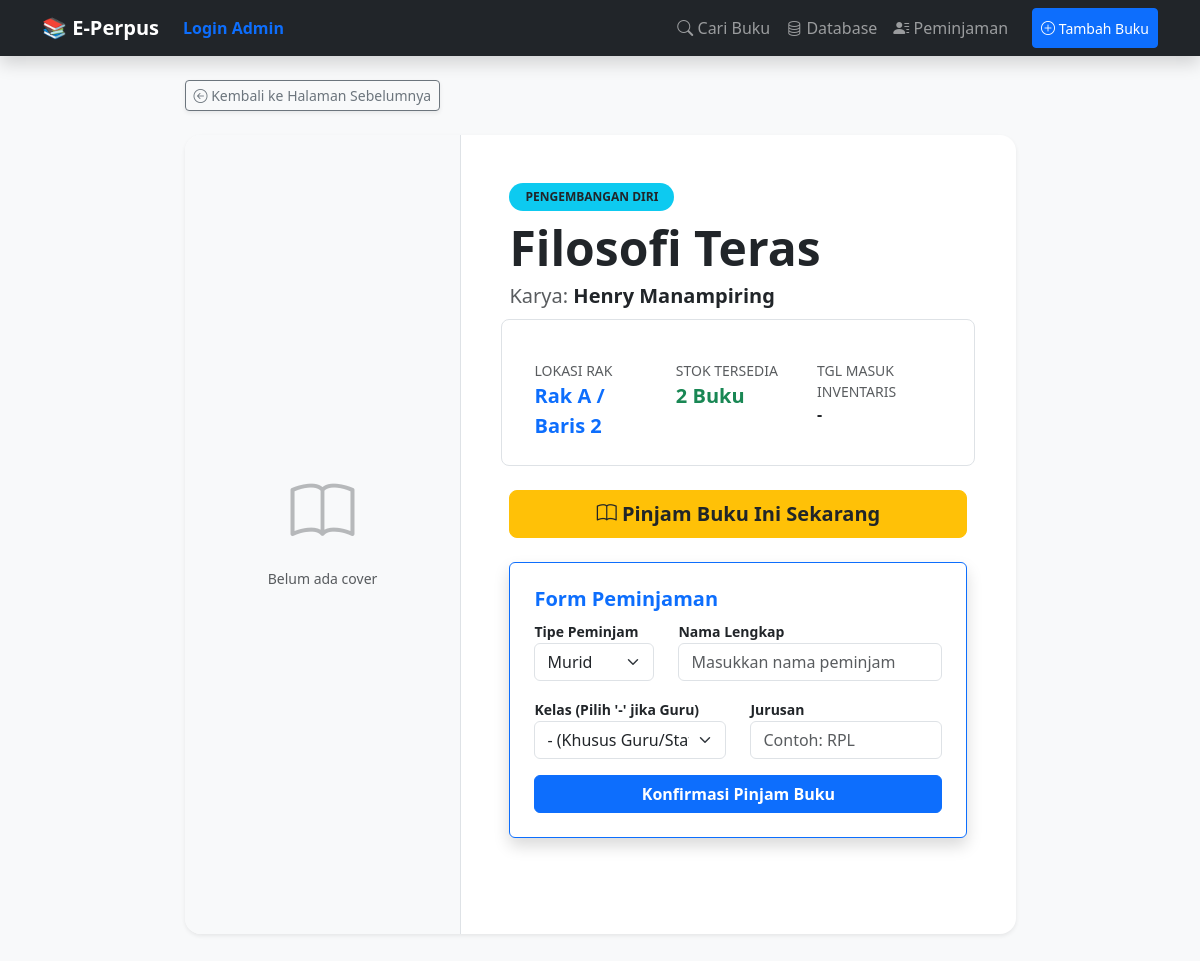
The page /buku/2 on the database as committed earlier.
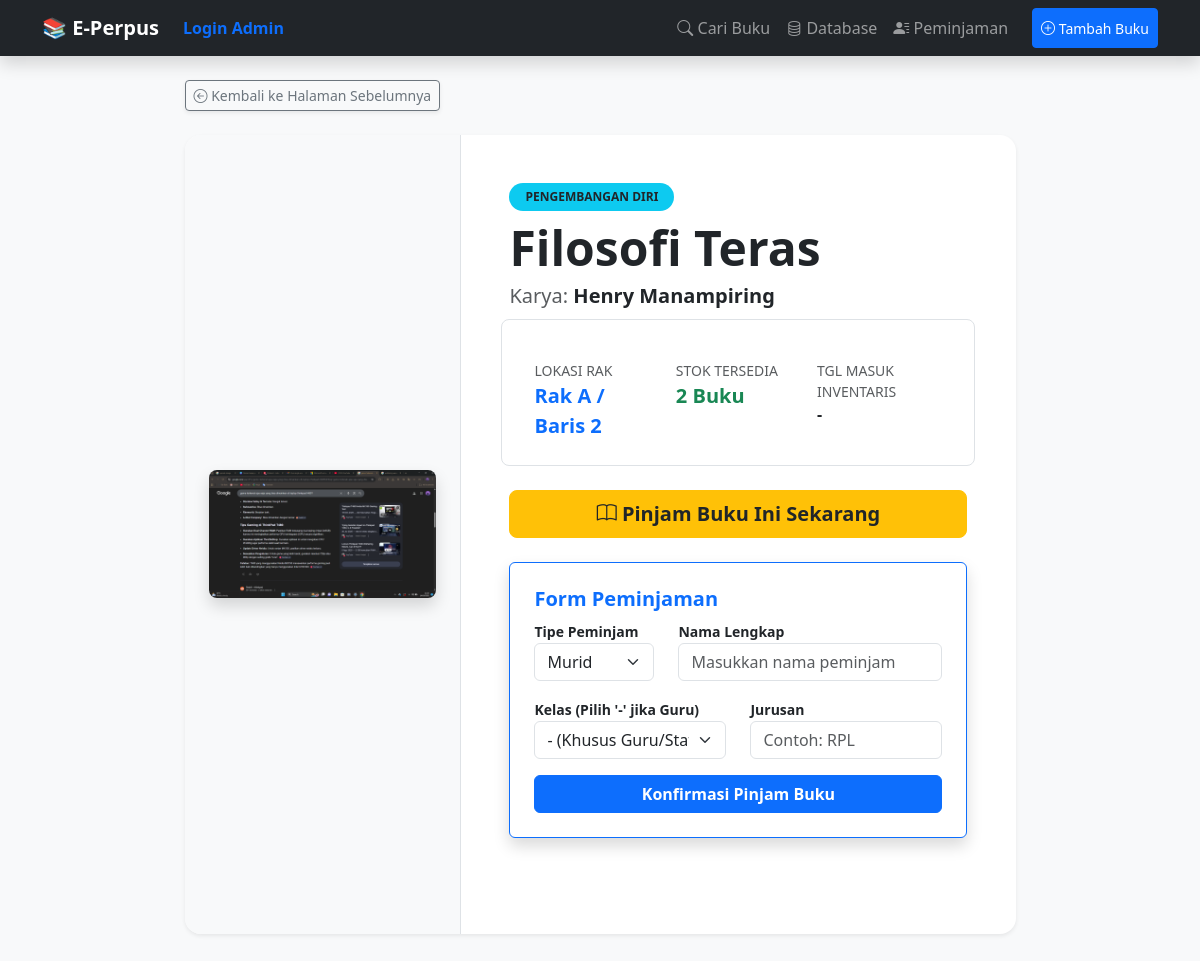
The same page on the database as committed later.
### tables this page shows
CREATE TABLE buku (
            id INTEGER PRIMARY KEY AUTOINCREMENT,
            judul TEXT NOT NULL,
            penulis TEXT,
            kategori TEXT,
            kode_rak TEXT, -- A (Rak Besar)
            baris_rak INTEGER, -- 1 (Barisan rak dari paling atas)
            stok INTEGER DEFAULT 1,
            tanggal_masuk DATE,
            cover_img TEXT
        );

### app.py (the view)
@app.route('/buku/<int:id>')
def detail_buku(id):
    conn = get_db_connection()
    buku = conn.execute('SELECT * FROM buku WHERE id = ?', (id,)).fetchone()
    conn.close()
    back_url = request.referrer if request.referrer else url_for('index')
    return render_template('detail_buku.html', buku=buku, back_url=back_url)

### app.py (called while the page is built)
def get_db_connection():
    base_dir = os.path.dirname(os.path.abspath(__file__))
    db_path = os.path.join(base_dir, 'perpustakaan.db')
    conn = sqlite3.connect(db_path)
    conn.row_factory = sqlite3.Row
    return conn

### templates/detail_buku.html (shortened to what this page needs)
{% extends 'layout.html' %}
{% block content %}
<div class="row justify-content-center mt-4">
    <div class="col-md-9">
        <div class="mb-4 d-flex justify-content-between align-items-center">
            <a href="{{ back_url }}" class="btn btn-outline-secondary btn-sm shadow-sm">
                <i class="bi bi-arrow-left-circle"></i> Kembali ke Halaman Sebelumnya
            </a>
        </div>
        <div class="card shadow-sm border-0 rounded-4 overflow-hidden mb-5">
            <div class="row g-0">
                <div class="col-md-4 p-4 text-center bg-light border-end d-flex flex-column align-items-center justify-content-center">
                    {% if session.get('logged_in') %}
                        {% if buku.cover_img %}
                            <img src="{{ url_for('static', filename='covers/' + buku.cover_img) }}"
                                alt="Cover {{ buku.judul }}"
                                class="img-fluid rounded-3 shadow"
                                style="max-height: 400px; width: 100%; object-fit: cover;">
                            <div class="mt-3 w-100">
                                <button class="btn btn-outline-primary btn-sm" data-bs-toggle="collapse" data-bs-target="#formGantiCover">
                                    Ganti Cover
                                </button>
                                <div class="collapse mt-2" id="formGantiCover">
                                    <form action="/buku/{{ buku.id }}/upload_cover" method="POST" enctype="multipart/form-data">
                                        <input type="file" name="cover_file" class="form-control form-control-sm mb-2" accept="image/*" required>
                                        <button type="submit" class="btn btn-primary btn-sm w-100">Unggah Gambar Baru</button>
                                    </form>
                                </div>
                            </div>
                        {% else %}
                            <div class="w-100 border-4 border-dashed rounded-3 p-4 text-muted d-flex flex-column align-items-center justify-content-center" style="min-height: 400px; background-color: #f8f9fa;">
                                <i class="bi bi-image-fill mb-3" style="font-size: 3rem;"></i>
                                <h6 class="fw-bold text-dark">Cover Kosong</h6>
                                <p class="small text-center mb-4">Gunakan tombol di bawah untuk menambahkan gambar cover.</p>
                                <form action="/buku/{{ buku.id }}/upload_cover" method="POST" enctype="multipart/form-data" class="w-100 px-2">
                                    <input type="file" name="cover_file" class="form-control form-control-sm mb-2" accept="image/*" required>
                                    <button type="submit" class="btn btn-primary btn-sm w-100 fw-bold">Unggah Cover</button>
                                </form>
                                <small class="text-muted mt-2">(PNG, JPG, JPEG, GIF)</small>
                            </div>
                        {% endif %}
                    {% else %}
                        {% if buku.cover_img %}
                            <img src="{{ url_for('static', filename='covers/' + buku.cover_img) }}"
                                class="img-fluid rounded-3 shadow"
                                alt="Cover {{ buku.judul }}"
                                style="max-height: 400px; width: 100%; object-fit: cover;">
                        {% else %}
                            <div class="d-flex flex-column align-items-center justify-content-center w-100" style="height: 400px;">
                                <i class="bi bi-book" style="font-size: 4rem; opacity: 0.3;"></i>
                                <p class="small mt-2 text-muted">Belum ada cover</p>
                            </div>
                        {% endif %}
                    {% endif %}
                </div>
                <div class="col-md-8 p-5">
                    <span class="badge bg-info text-dark mb-2 rounded-pill px-3 py-2 text-uppercase fw-bold">{{ buku.kategori if buku.kategori else 'Tanpa Kategori' }}</span>
                    <h1 class="display-5 fw-bold text-dark mb-1">{{ buku.judul }}</h1>
                    <p class="text-muted fs-5 mb-4">Karya: <span class="fw-bold text-dark">{{ buku.penulis if buku.penulis else 'Penulis Anonim' }}</span></p>
                    <div class="row g-3 bg-white p-4 rounded-3 border mb-4 shadow-xs">
                        <div class="col-6 col-md-4">
                            <div class="small text-muted">LOKASI RAK</div>
                            <div class="fw-bold fs-5 text-primary">Rak {{ buku.kode_rak if buku.kode_rak else '-' }} / Baris {{ buku.baris_rak if buku.baris_rak else '-' }}</div>
                        </div>
                        <div class="col-6 col-md-4">
                            <div class="small text-muted">STOK TERSEDIA</div>
                            <div class="fw-bold fs-5 text-success">{{ buku.stok if buku.stok else '0' }} Buku</div>
                        </div>
                        <div class="col-md-4">
                            <div class="small text-muted">TGL MASUK INVENTARIS</div>
                            <div class="fw-bold fs-6 text-dark">{{ buku.tanggal_masuk if buku.tanggal_masuk else '-' }}</div>
                        </div>
                    </div>
                    <div class="d-grid mt-2">
                        {% if buku.stok > 0 %}
                            <a href="#areaPinjam" class="btn btn-warning btn-lg fw-bold text-dark"><i class="bi bi-book"></i> Pinjam Buku Ini Sekarang</a>
                        {% else %}
                            <button class="btn btn-secondary btn-lg fw-bold disabled"><i class="bi bi-x-circle"></i> Stok Sedang Kosong</button>
                        {% endif %}
                    </div>
                    {% if buku.stok > 0 %}
                    <div id="areaPinjam" class="card p-4 mb-5 border-primary shadow mt-4">
                        <h5 class="fw-bold text-primary">Form Peminjaman</h5>
                        <form action="/pinjam/{{ buku.id }}" method="POST">
                            <div class="row">
                                <div class="col-md-4 mb-3">
                                    <label class="fw-bold small">Tipe Peminjam</label>
                                    <select name="tipe_user" class="form-select" required>
                                        <option value="Murid">Murid</option>
                                    </select>
                                </div>
                                <div class="col-md-8 mb-3">
                                    <label class="fw-bold small">Nama Lengkap</label>
                                    <input type="text" name="nama_peminjam" class="form-control" placeholder="Masukkan nama peminjam" required>
                                </div>
                            </div>
                            <div class="row">
                                <div class="col-md-6 mb-3">
                                    <label class="fw-bold small">Kelas (Pilih '-' jika Guru)</label>
                                    <select name="kelas" class="form-select" required>
                                        <option value="-">- (Khusus Guru/Staff)</option>
                                    </select>
                                </div>
                                <div class="col-md-6 mb-3">
                                    <label class="fw-bold small">Jurusan</label>
                                    <input type="text" name="jurusan" class="form-control" placeholder="Contoh: RPL" required>
                                </div>
                            </div>
                            <button type="submit" class="btn btn-primary w-100 fw-bold">Konfirmasi Pinjam Buku</button>
                        </form>
                        {% else %}
                        <div id="areaPinjam" class="alert alert-danger mt-4 shadow-sm border-0">
                            <i class="bi bi-exclamation-triangle-fill"></i> <strong>Mohon Maaf:</strong> Buku ini tidak dapat dipinjam sementara waktu karena stok di gudang sedang kosong.
                        </div>
                        {% endif %}
                    </div>
                </div>
            </div>
        </div>
        </div>
</div>
{% endblock %}

### templates/layout.html (shortened to what this page needs)
<!DOCTYPE html>
<html lang="id">
<head>
    <link href="https://cdn.jsdelivr.net/npm/bootstrap@5.3.0/dist/css/bootstrap.min.css" rel="stylesheet">
    <link rel="stylesheet" href="https://cdn.jsdelivr.net/npm/bootstrap-icons@1.11.1/font/bootstrap-icons.css">
    <link rel="stylesheet" href="https://cdn.jsdelivr.net/npm/@fancyapps/ui@5.0/dist/fancybox/fancybox.css"/>
</head>
<body class="bg-light">
<nav class="navbar navbar-expand-lg navbar-dark bg-dark mb-4 shadow">
    <div class="container">
        <a class="navbar-brand fw-bold" href="/">📚 E-Perpus</a>
        <div class="navbar-nav ms-auto">
            {% if session.get('logged_in') %}
                <a class="nav-link text-danger" href="/logout">Logout</a>
            {% else %}
                <a class="nav-link text-primary fw-bold" href="{{ url_for('login') }}">Login Admin</a>
            {% endif %}
        </div>
        <div class="collapse navbar-collapse" id="navbarNav">
            <div class="navbar-nav ms-auto">
                <a class="nav-link" href="/"><i class="bi bi-search"></i> Cari Buku</a>
                <a class="nav-link" href="/koleksi"><i class="bi bi-database"></i> Database</a>
                <a class="nav-link" href="/peminjaman"><i class="bi bi-person-lines-fill"></i> Peminjaman</a>
                <button class="btn btn-primary btn-sm ms-lg-3 mt-2 mt-lg-0" data-bs-toggle="modal" data-bs-target="#modalTambah">
                    <i class="bi bi-plus-circle"></i> Tambah Buku
                </button>
            </div>
        </div>
    </div>
</nav>
<div class="container">
    {% block content %}{% endblock %}
</div>
</body>
</html>

Rows that differ between the two databases and show on the page:
changed buku "Filosofi Teras": cover_img: picture added
Other text that changed with them:
text no longer shown: "Belum ada cover"
